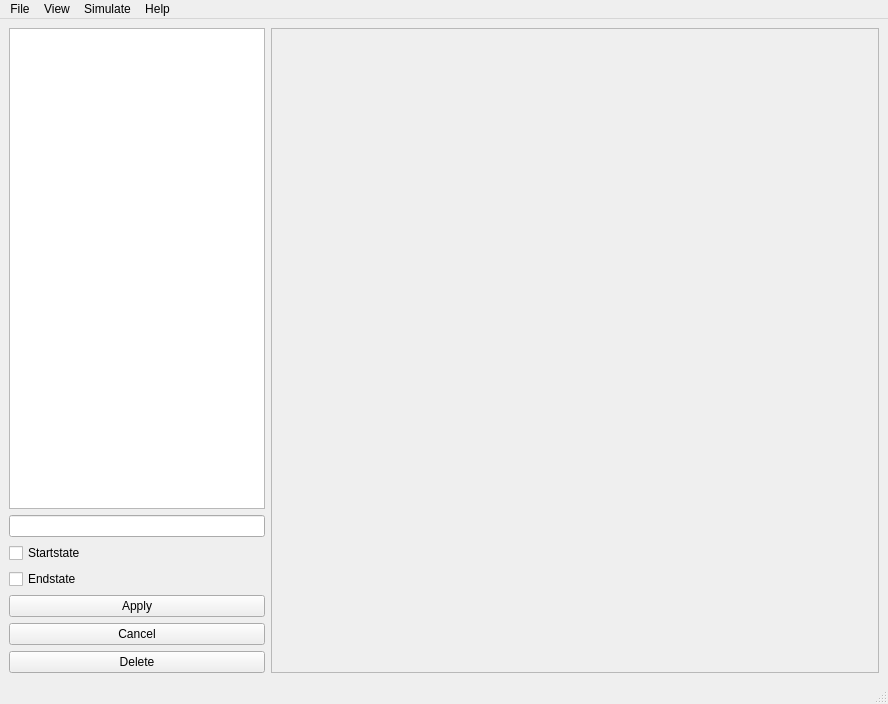
<?xml version="1.0" encoding="UTF-8"?>
<ui version="4.0">
 <class>MainWindow</class>
 <widget class="QMainWindow" name="MainWindow">
  <property name="geometry">
   <rect>
    <x>0</x>
    <y>0</y>
    <width>888</width>
    <height>704</height>
   </rect>
  </property>
  <property name="windowTitle">
   <string>MainWindow</string>
  </property>
  <widget class="QWidget" name="centralwidget">
   <layout class="QGridLayout" name="gridLayout">
    <item row="0" column="0">
     <layout class="QFormLayout" name="formLayout">
      <item row="0" column="0">
       <layout class="QVBoxLayout" name="verticalLayout">
        <item>
         <widget class="QListView" name="listView"/>
        </item>
        <item>
         <widget class="QLineEdit" name="txtLabel"/>
        </item>
        <item>
         <widget class="QCheckBox" name="checkStartState">
          <property name="text">
           <string>Startstate</string>
          </property>
         </widget>
        </item>
        <item>
         <widget class="QCheckBox" name="checkEndState">
          <property name="text">
           <string>Endstate</string>
          </property>
         </widget>
        </item>
        <item>
         <widget class="QPushButton" name="btnApply">
          <property name="text">
           <string>Apply</string>
          </property>
         </widget>
        </item>
        <item>
         <widget class="QPushButton" name="btnCancel">
          <property name="text">
           <string>Cancel</string>
          </property>
         </widget>
        </item>
        <item>
         <widget class="QPushButton" name="btnDelete">
          <property name="text">
           <string>Delete</string>
          </property>
         </widget>
        </item>
       </layout>
      </item>
      <item row="0" column="1">
       <widget class="QScrollArea" name="scrollArea">
        <property name="widgetResizable">
         <bool>true</bool>
        </property>
        <widget class="QWidget" name="drawArea">
         <property name="geometry">
          <rect>
           <x>0</x>
           <y>0</y>
           <width>602</width>
           <height>636</height>
          </rect>
         </property>
        </widget>
       </widget>
      </item>
     </layout>
    </item>
   </layout>
  </widget>
  <widget class="QMenuBar" name="menubar">
   <property name="geometry">
    <rect>
     <x>0</x>
     <y>0</y>
     <width>888</width>
     <height>23</height>
    </rect>
   </property>
   <widget class="QMenu" name="menuFile">
    <property name="title">
     <string>File</string>
    </property>
    <addaction name="actionExport_as"/>
    <addaction name="actionImport_xML"/>
    <addaction name="separator"/>
    <addaction name="actionExit"/>
   </widget>
   <widget class="QMenu" name="menuView">
    <property name="title">
     <string>View</string>
    </property>
    <addaction name="actionCenter_scroll"/>
    <addaction name="actionReorder"/>
   </widget>
   <widget class="QMenu" name="menuSimulate">
    <property name="title">
     <string>Simulate</string>
    </property>
    <addaction name="actionStart"/>
   </widget>
   <widget class="QMenu" name="menuHelp">
    <property name="title">
     <string>Help</string>
    </property>
    <addaction name="actionAbou"/>
   </widget>
   <addaction name="menuFile"/>
   <addaction name="menuView"/>
   <addaction name="menuSimulate"/>
   <addaction name="menuHelp"/>
  </widget>
  <widget class="QStatusBar" name="statusbar"/>
  <action name="actionExport_as">
   <property name="text">
    <string>Export as...</string>
   </property>
  </action>
  <action name="actionImport_xML">
   <property name="text">
    <string>Import XML</string>
   </property>
  </action>
  <action name="actionExit">
   <property name="text">
    <string>Exit</string>
   </property>
  </action>
  <action name="actionCenter_scroll">
   <property name="text">
    <string>Center scroll</string>
   </property>
  </action>
  <action name="actionReorder">
   <property name="text">
    <string>Reorder</string>
   </property>
  </action>
  <action name="actionStart">
   <property name="text">
    <string>Start</string>
   </property>
  </action>
  <action name="actionAbou">
   <property name="text">
    <string>About</string>
   </property>
  </action>
 </widget>
 <resources/>
 <connections/>
</ui>
